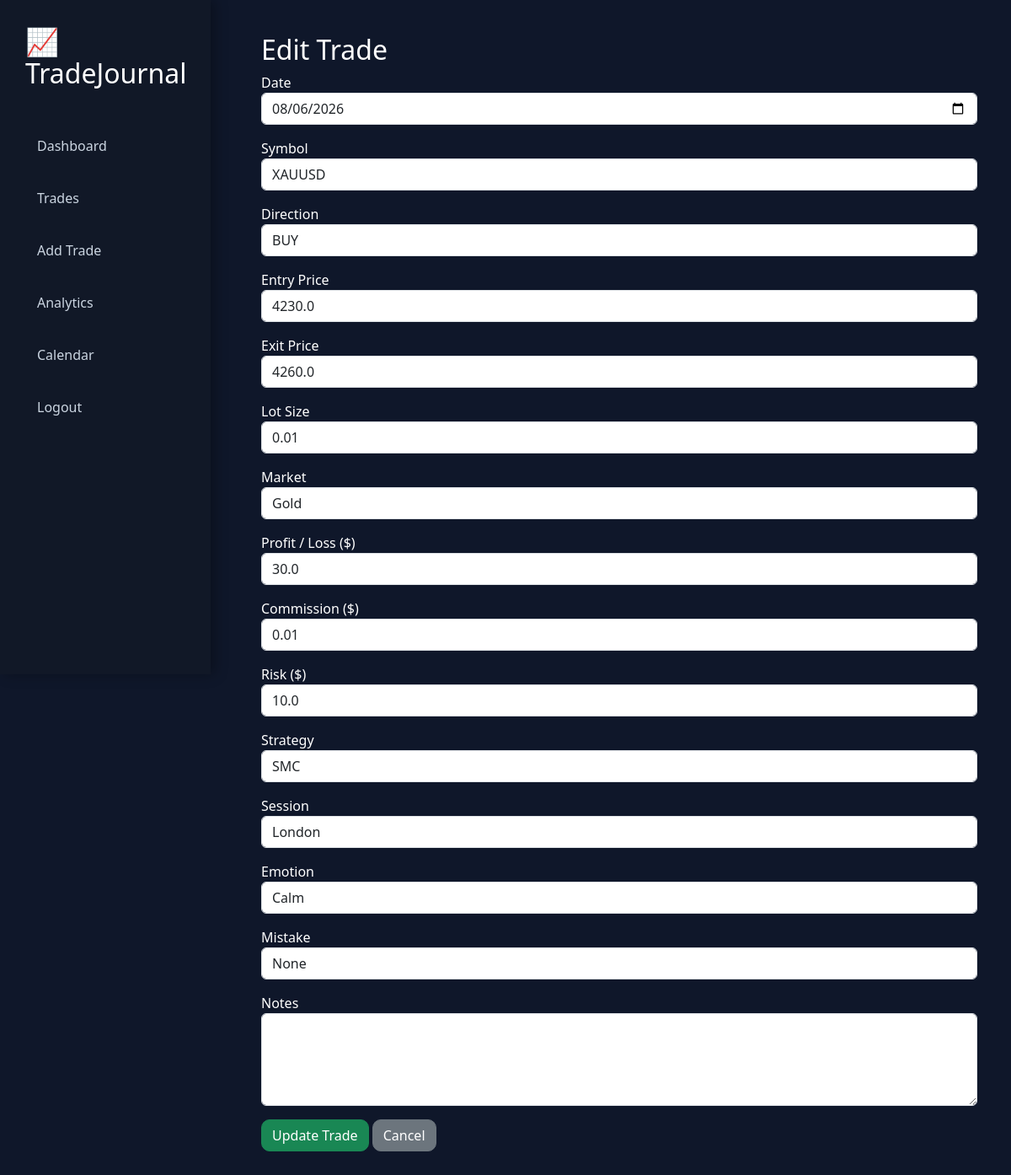
Screenshot of /edit_trade/6 (signed in) with the database file from the repository.
### models/trade.py (models this page shows)
class Trade(db.Model):
    __tablename__ = "trades"
    id = db.Column(db.Integer, primary_key=True)
    date = db.Column(db.String(20), nullable=False)
    symbol = db.Column(db.String(20), nullable=False)
    direction = db.Column(db.String(10), nullable=False)
    entry = db.Column(db.Float, nullable=False)
    exit = db.Column(db.Float, nullable=False)
    lot = db.Column(db.Float, nullable=False)
    market = db.Column(db.String(20), default="Forex")
    profit_loss = db.Column(db.Float, default=0)
    commission = db.Column(db.Float, default=0)
    risk = db.Column(db.Float, default=0)
    strategy = db.Column(db.String(50), default="")
    session = db.Column(db.String(30), default="")
    emotion = db.Column(db.String(50), default="")
    mistake = db.Column(db.String(100), default="")
    notes = db.Column(db.Text)
    user_id = db.Column(db.Integer, db.ForeignKey("users.id"))

### routes/trades.py (the view, shortened to what this page needs)
@trades_bp.route("/edit_trade/<int:id>", methods=["GET", "POST"])
@login_required
def edit_trade(id):
    trade = Trade.query.filter_by(
        id=id,
        user_id=current_user.id
    ).first_or_404()
    return render_template(
        "edit_trade.html",
        trade=trade
    )

### app.py (called while the page is built)
@login_manager.user_loader
def load_user(user_id):
    return User.query.get(int(user_id))

### templates/edit_trade.html (shortened to what this page needs)
{% extends "base.html" %}
{% block content %}
<h2>Edit Trade</h2>
<form method="POST">
    <div class="mb-3">
        <label>Date</label>
        <input
            type="date"
            name="date"
            class="form-control"
            value="{{ trade.date }}"
            required>
    </div>
    <div class="mb-3">
        <label>Symbol</label>
        <input
            type="text"
            name="symbol"
            class="form-control"
            value="{{ trade.symbol }}"
            required>
    </div>
    <div class="mb-3">
        <label>Direction</label>
        <select
            name="direction"
            class="form-control">
            <option value="BUY"
            {% if trade.direction=="BUY" %}selected{% endif %}>
            BUY
            </option>
        </select>
    </div>
    <div class="mb-3">
        <label>Entry Price</label>
        <input
            type="number"
            step="0.01"
            name="entry"
            class="form-control"
            value="{{ trade.entry }}"
            required>
    </div>
    <div class="mb-3">
        <label>Exit Price</label>
        <input
            type="number"
            step="0.01"
            name="exit"
            class="form-control"
            value="{{ trade.exit }}"
            required>
    </div>
    <div class="mb-3">
        <label>Lot Size</label>
        <input
            type="number"
            step="0.01"
            name="lot"
            class="form-control"
            value="{{ trade.lot }}"
            required>
    </div>
    <div class="mb-3">
    <label>Market</label>
    <select name="market" class="form-control">
        <option value="Gold" {% if trade.market=="Gold" %}selected{% endif %}>Gold</option>
    </select>
</div>
    <div class="mb-3">
    <label>Profit / Loss ($)</label>
    <input
        type="number"
        step="0.01"
        name="profit_loss"
        class="form-control"
        value="{{ trade.profit_loss }}">
</div>
    <div class="mb-3">
    <label>Commission ($)</label>
    <input
        type="number"
        step="0.01"
        name="commission"
        class="form-control"
        value="{{ trade.commission }}">
</div>
<div class="mb-3">
    <label>Risk ($)</label>
    <input
        type="number"
        step="0.01"
        name="risk"
        class="form-control"
        value="{{ trade.risk }}">
</div>
    <div class="mb-3">
    <label>Strategy</label>
    <select name="strategy" class="form-control">
        <option value="SMC" {% if trade.strategy=="SMC" %}selected{% endif %}>SMC</option>
    </select>
    </div>
    <div class="mb-3">
    <label>Session</label>
    <select name="session" class="form-control">
        <option value="London" {% if trade.session=="London" %}selected{% endif %}>London</option>
    </select>
    </div>
    <div class="mb-3">
    <label>Emotion</label>
    <select name="emotion" class="form-control">
        <option value="Calm" {% if trade.emotion=="Calm" %}selected{% endif %}>Calm</option>
    </select>
    </div>
    <div class="mb-3">
    <label>Mistake</label>
    <select name="mistake" class="form-control">
        <option value="None" {% if trade.mistake=="None" %}selected{% endif %}>None</option>
    </select>
    </div>
    <div class="mb-3">
        <label>Notes</label>
        <textarea
            name="notes"
            class="form-control"
            rows="4">{{ trade.notes }}</textarea>
    </div>
    <button class="btn btn-success">
        Update Trade
    </button>
    <a href="/trades"
       class="btn btn-secondary">
        Cancel
    </a>
</form>
{% endblock %}

### static/css/style.css (style rules this page uses)
* { margin:0; padding:0; box-sizing:border-box; }
body { background:#0f172a; color:white; font-family:Segoe UI,Tahoma,Geneva,Verdana,sans-serif; }
.btn { border-radius:10px; }

### rows the page displays
Trade: date "08/06/2026", symbol "XAUUSD", direction "BUY", entry "4230.0", exit "4260.0", lot "0.01", market "Gold", profit_loss "30.0", commission "0.01", risk "10.0", strategy "SMC", session "London", emotion "Calm", mistake "None"
